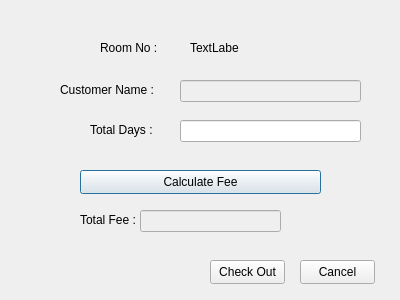
<?xml version="1.0" encoding="UTF-8"?>
<ui version="4.0">
 <class>CheckOutDetailsDialog</class>
 <widget class="QDialog" name="CheckOutDetailsDialog">
  <property name="geometry">
   <rect>
    <x>0</x>
    <y>0</y>
    <width>400</width>
    <height>300</height>
   </rect>
  </property>
  <property name="windowTitle">
   <string>Check Out</string>
  </property>
  <widget class="QLabel" name="label">
   <property name="geometry">
    <rect>
     <x>100</x>
     <y>38</y>
     <width>71</width>
     <height>20</height>
    </rect>
   </property>
   <property name="text">
    <string>Room No :</string>
   </property>
  </widget>
  <widget class="QLabel" name="label_2">
   <property name="enabled">
    <bool>true</bool>
   </property>
   <property name="geometry">
    <rect>
     <x>190</x>
     <y>40</y>
     <width>49</width>
     <height>16</height>
    </rect>
   </property>
   <property name="text">
    <string>TextLabel</string>
   </property>
  </widget>
  <widget class="QLabel" name="label_3">
   <property name="geometry">
    <rect>
     <x>60</x>
     <y>80</y>
     <width>101</width>
     <height>20</height>
    </rect>
   </property>
   <property name="text">
    <string>Customer Name :</string>
   </property>
  </widget>
  <widget class="QLineEdit" name="lineEdit">
   <property name="enabled">
    <bool>false</bool>
   </property>
   <property name="geometry">
    <rect>
     <x>180</x>
     <y>80</y>
     <width>181</width>
     <height>22</height>
    </rect>
   </property>
  </widget>
  <widget class="QLabel" name="label_4">
   <property name="geometry">
    <rect>
     <x>90</x>
     <y>120</y>
     <width>71</width>
     <height>20</height>
    </rect>
   </property>
   <property name="text">
    <string>Total Days :</string>
   </property>
  </widget>
  <widget class="QLineEdit" name="lineEditDays">
   <property name="geometry">
    <rect>
     <x>180</x>
     <y>120</y>
     <width>181</width>
     <height>22</height>
    </rect>
   </property>
  </widget>
  <widget class="QPushButton" name="pushButton">
   <property name="geometry">
    <rect>
     <x>80</x>
     <y>170</y>
     <width>241</width>
     <height>24</height>
    </rect>
   </property>
   <property name="text">
    <string>Calculate Fee</string>
   </property>
  </widget>
  <widget class="QLabel" name="label_5">
   <property name="geometry">
    <rect>
     <x>80</x>
     <y>210</y>
     <width>61</width>
     <height>20</height>
    </rect>
   </property>
   <property name="text">
    <string>Total Fee :</string>
   </property>
  </widget>
  <widget class="QLineEdit" name="lineEditFee">
   <property name="enabled">
    <bool>false</bool>
   </property>
   <property name="geometry">
    <rect>
     <x>140</x>
     <y>210</y>
     <width>141</width>
     <height>22</height>
    </rect>
   </property>
  </widget>
  <widget class="QPushButton" name="pushButtonOk">
   <property name="geometry">
    <rect>
     <x>210</x>
     <y>260</y>
     <width>75</width>
     <height>24</height>
    </rect>
   </property>
   <property name="text">
    <string>Check Out</string>
   </property>
  </widget>
  <widget class="QPushButton" name="pushButtonCancel">
   <property name="geometry">
    <rect>
     <x>300</x>
     <y>260</y>
     <width>75</width>
     <height>24</height>
    </rect>
   </property>
   <property name="text">
    <string>Cancel</string>
   </property>
  </widget>
 </widget>
 <resources/>
 <connections/>
</ui>
